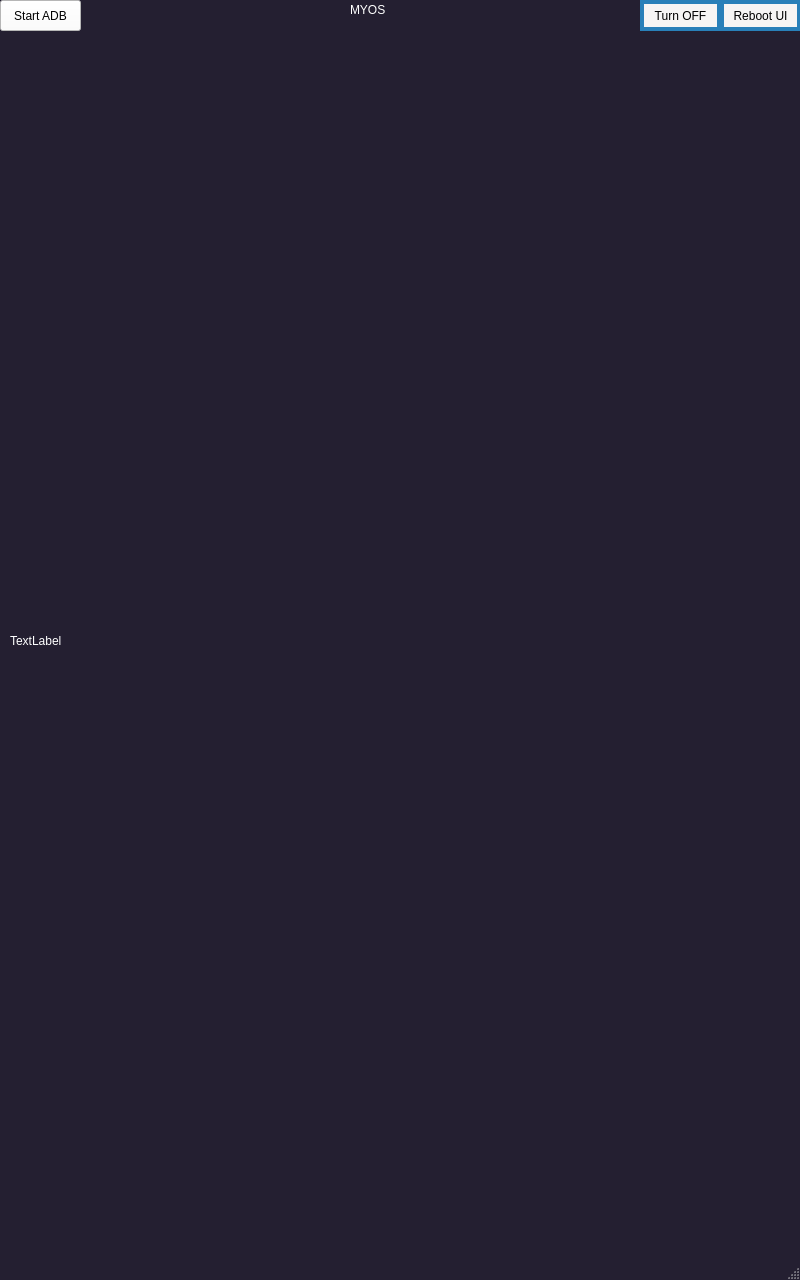
<?xml version="1.0" encoding="UTF-8"?>
<ui version="4.0">
 <class>MainWindow</class>
 <widget class="QMainWindow" name="MainWindow">
  <property name="geometry">
   <rect>
    <x>0</x>
    <y>0</y>
    <width>800</width>
    <height>1280</height>
   </rect>
  </property>
  <property name="minimumSize">
   <size>
    <width>800</width>
    <height>1280</height>
   </size>
  </property>
  <property name="maximumSize">
   <size>
    <width>800</width>
    <height>1280</height>
   </size>
  </property>
  <property name="palette">
   <palette>
    <active>
     <colorrole role="WindowText">
      <brush brushstyle="SolidPattern">
       <color alpha="255">
        <red>255</red>
        <green>255</green>
        <blue>255</blue>
       </color>
      </brush>
     </colorrole>
     <colorrole role="Button">
      <brush brushstyle="SolidPattern">
       <color alpha="255">
        <red>36</red>
        <green>31</green>
        <blue>49</blue>
       </color>
      </brush>
     </colorrole>
     <colorrole role="Light">
      <brush brushstyle="SolidPattern">
       <color alpha="255">
        <red>54</red>
        <green>46</green>
        <blue>73</blue>
       </color>
      </brush>
     </colorrole>
     <colorrole role="Midlight">
      <brush brushstyle="SolidPattern">
       <color alpha="255">
        <red>45</red>
        <green>38</green>
        <blue>61</blue>
       </color>
      </brush>
     </colorrole>
     <colorrole role="Dark">
      <brush brushstyle="SolidPattern">
       <color alpha="255">
        <red>18</red>
        <green>15</green>
        <blue>24</blue>
       </color>
      </brush>
     </colorrole>
     <colorrole role="Mid">
      <brush brushstyle="SolidPattern">
       <color alpha="255">
        <red>24</red>
        <green>21</green>
        <blue>33</blue>
       </color>
      </brush>
     </colorrole>
     <colorrole role="Text">
      <brush brushstyle="SolidPattern">
       <color alpha="255">
        <red>255</red>
        <green>255</green>
        <blue>255</blue>
       </color>
      </brush>
     </colorrole>
     <colorrole role="BrightText">
      <brush brushstyle="SolidPattern">
       <color alpha="255">
        <red>255</red>
        <green>255</green>
        <blue>255</blue>
       </color>
      </brush>
     </colorrole>
     <colorrole role="ButtonText">
      <brush brushstyle="SolidPattern">
       <color alpha="255">
        <red>255</red>
        <green>255</green>
        <blue>255</blue>
       </color>
      </brush>
     </colorrole>
     <colorrole role="Base">
      <brush brushstyle="SolidPattern">
       <color alpha="255">
        <red>0</red>
        <green>0</green>
        <blue>0</blue>
       </color>
      </brush>
     </colorrole>
     <colorrole role="Window">
      <brush brushstyle="SolidPattern">
       <color alpha="255">
        <red>36</red>
        <green>31</green>
        <blue>49</blue>
       </color>
      </brush>
     </colorrole>
     <colorrole role="Shadow">
      <brush brushstyle="SolidPattern">
       <color alpha="255">
        <red>0</red>
        <green>0</green>
        <blue>0</blue>
       </color>
      </brush>
     </colorrole>
     <colorrole role="AlternateBase">
      <brush brushstyle="SolidPattern">
       <color alpha="255">
        <red>18</red>
        <green>15</green>
        <blue>24</blue>
       </color>
      </brush>
     </colorrole>
     <colorrole role="ToolTipBase">
      <brush brushstyle="SolidPattern">
       <color alpha="255">
        <red>255</red>
        <green>255</green>
        <blue>220</blue>
       </color>
      </brush>
     </colorrole>
     <colorrole role="ToolTipText">
      <brush brushstyle="SolidPattern">
       <color alpha="255">
        <red>0</red>
        <green>0</green>
        <blue>0</blue>
       </color>
      </brush>
     </colorrole>
     <colorrole role="PlaceholderText">
      <brush brushstyle="SolidPattern">
       <color alpha="128">
        <red>255</red>
        <green>255</green>
        <blue>255</blue>
       </color>
      </brush>
     </colorrole>
    </active>
    <inactive>
     <colorrole role="WindowText">
      <brush brushstyle="SolidPattern">
       <color alpha="255">
        <red>255</red>
        <green>255</green>
        <blue>255</blue>
       </color>
      </brush>
     </colorrole>
     <colorrole role="Button">
      <brush brushstyle="SolidPattern">
       <color alpha="255">
        <red>36</red>
        <green>31</green>
        <blue>49</blue>
       </color>
      </brush>
     </colorrole>
     <colorrole role="Light">
      <brush brushstyle="SolidPattern">
       <color alpha="255">
        <red>54</red>
        <green>46</green>
        <blue>73</blue>
       </color>
      </brush>
     </colorrole>
     <colorrole role="Midlight">
      <brush brushstyle="SolidPattern">
       <color alpha="255">
        <red>45</red>
        <green>38</green>
        <blue>61</blue>
       </color>
      </brush>
     </colorrole>
     <colorrole role="Dark">
      <brush brushstyle="SolidPattern">
       <color alpha="255">
        <red>18</red>
        <green>15</green>
        <blue>24</blue>
       </color>
      </brush>
     </colorrole>
     <colorrole role="Mid">
      <brush brushstyle="SolidPattern">
       <color alpha="255">
        <red>24</red>
        <green>21</green>
        <blue>33</blue>
       </color>
      </brush>
     </colorrole>
     <colorrole role="Text">
      <brush brushstyle="SolidPattern">
       <color alpha="255">
        <red>255</red>
        <green>255</green>
        <blue>255</blue>
       </color>
      </brush>
     </colorrole>
     <colorrole role="BrightText">
      <brush brushstyle="SolidPattern">
       <color alpha="255">
        <red>255</red>
        <green>255</green>
        <blue>255</blue>
       </color>
      </brush>
     </colorrole>
     <colorrole role="ButtonText">
      <brush brushstyle="SolidPattern">
       <color alpha="255">
        <red>255</red>
        <green>255</green>
        <blue>255</blue>
       </color>
      </brush>
     </colorrole>
     <colorrole role="Base">
      <brush brushstyle="SolidPattern">
       <color alpha="255">
        <red>0</red>
        <green>0</green>
        <blue>0</blue>
       </color>
      </brush>
     </colorrole>
     <colorrole role="Window">
      <brush brushstyle="SolidPattern">
       <color alpha="255">
        <red>36</red>
        <green>31</green>
        <blue>49</blue>
       </color>
      </brush>
     </colorrole>
     <colorrole role="Shadow">
      <brush brushstyle="SolidPattern">
       <color alpha="255">
        <red>0</red>
        <green>0</green>
        <blue>0</blue>
       </color>
      </brush>
     </colorrole>
     <colorrole role="AlternateBase">
      <brush brushstyle="SolidPattern">
       <color alpha="255">
        <red>18</red>
        <green>15</green>
        <blue>24</blue>
       </color>
      </brush>
     </colorrole>
     <colorrole role="ToolTipBase">
      <brush brushstyle="SolidPattern">
       <color alpha="255">
        <red>255</red>
        <green>255</green>
        <blue>220</blue>
       </color>
      </brush>
     </colorrole>
     <colorrole role="ToolTipText">
      <brush brushstyle="SolidPattern">
       <color alpha="255">
        <red>0</red>
        <green>0</green>
        <blue>0</blue>
       </color>
      </brush>
     </colorrole>
     <colorrole role="PlaceholderText">
      <brush brushstyle="SolidPattern">
       <color alpha="128">
        <red>255</red>
        <green>255</green>
        <blue>255</blue>
       </color>
      </brush>
     </colorrole>
    </inactive>
    <disabled>
     <colorrole role="WindowText">
      <brush brushstyle="SolidPattern">
       <color alpha="255">
        <red>18</red>
        <green>15</green>
        <blue>24</blue>
       </color>
      </brush>
     </colorrole>
     <colorrole role="Button">
      <brush brushstyle="SolidPattern">
       <color alpha="255">
        <red>36</red>
        <green>31</green>
        <blue>49</blue>
       </color>
      </brush>
     </colorrole>
     <colorrole role="Light">
      <brush brushstyle="SolidPattern">
       <color alpha="255">
        <red>54</red>
        <green>46</green>
        <blue>73</blue>
       </color>
      </brush>
     </colorrole>
     <colorrole role="Midlight">
      <brush brushstyle="SolidPattern">
       <color alpha="255">
        <red>45</red>
        <green>38</green>
        <blue>61</blue>
       </color>
      </brush>
     </colorrole>
     <colorrole role="Dark">
      <brush brushstyle="SolidPattern">
       <color alpha="255">
        <red>18</red>
        <green>15</green>
        <blue>24</blue>
       </color>
      </brush>
     </colorrole>
     <colorrole role="Mid">
      <brush brushstyle="SolidPattern">
       <color alpha="255">
        <red>24</red>
        <green>21</green>
        <blue>33</blue>
       </color>
      </brush>
     </colorrole>
     <colorrole role="Text">
      <brush brushstyle="SolidPattern">
       <color alpha="255">
        <red>18</red>
        <green>15</green>
        <blue>24</blue>
       </color>
      </brush>
     </colorrole>
     <colorrole role="BrightText">
      <brush brushstyle="SolidPattern">
       <color alpha="255">
        <red>255</red>
        <green>255</green>
        <blue>255</blue>
       </color>
      </brush>
     </colorrole>
     <colorrole role="ButtonText">
      <brush brushstyle="SolidPattern">
       <color alpha="255">
        <red>18</red>
        <green>15</green>
        <blue>24</blue>
       </color>
      </brush>
     </colorrole>
     <colorrole role="Base">
      <brush brushstyle="SolidPattern">
       <color alpha="255">
        <red>36</red>
        <green>31</green>
        <blue>49</blue>
       </color>
      </brush>
     </colorrole>
     <colorrole role="Window">
      <brush brushstyle="SolidPattern">
       <color alpha="255">
        <red>36</red>
        <green>31</green>
        <blue>49</blue>
       </color>
      </brush>
     </colorrole>
     <colorrole role="Shadow">
      <brush brushstyle="SolidPattern">
       <color alpha="255">
        <red>0</red>
        <green>0</green>
        <blue>0</blue>
       </color>
      </brush>
     </colorrole>
     <colorrole role="AlternateBase">
      <brush brushstyle="SolidPattern">
       <color alpha="255">
        <red>36</red>
        <green>31</green>
        <blue>49</blue>
       </color>
      </brush>
     </colorrole>
     <colorrole role="ToolTipBase">
      <brush brushstyle="SolidPattern">
       <color alpha="255">
        <red>255</red>
        <green>255</green>
        <blue>220</blue>
       </color>
      </brush>
     </colorrole>
     <colorrole role="ToolTipText">
      <brush brushstyle="SolidPattern">
       <color alpha="255">
        <red>0</red>
        <green>0</green>
        <blue>0</blue>
       </color>
      </brush>
     </colorrole>
     <colorrole role="PlaceholderText">
      <brush brushstyle="SolidPattern">
       <color alpha="128">
        <red>255</red>
        <green>255</green>
        <blue>255</blue>
       </color>
      </brush>
     </colorrole>
    </disabled>
   </palette>
  </property>
  <property name="windowTitle">
   <string>MainWindow</string>
  </property>
  <widget class="QWidget" name="centralwidget">
   <widget class="QLabel" name="label">
    <property name="geometry">
     <rect>
      <x>350</x>
      <y>0</y>
      <width>91</width>
      <height>19</height>
     </rect>
    </property>
    <property name="text">
     <string>MYOS</string>
    </property>
   </widget>
   <widget class="QPushButton" name="off">
    <property name="geometry">
     <rect>
      <x>720</x>
      <y>0</y>
      <width>81</width>
      <height>31</height>
     </rect>
    </property>
    <property name="styleSheet">
     <string notr="true">border-radius: 100px;
background-color:rgb(246, 245, 244);
 border: 4px solid #2980b9
</string>
    </property>
    <property name="text">
     <string>Reboot UI</string>
    </property>
   </widget>
   <widget class="QPushButton" name="adb">
    <property name="geometry">
     <rect>
      <x>0</x>
      <y>0</y>
      <width>81</width>
      <height>31</height>
     </rect>
    </property>
    <property name="styleSheet">
     <string notr="true">background-color:white;
</string>
    </property>
    <property name="text">
     <string>Start ADB</string>
    </property>
   </widget>
   <widget class="QPushButton" name="off_2">
    <property name="geometry">
     <rect>
      <x>640</x>
      <y>0</y>
      <width>81</width>
      <height>31</height>
     </rect>
    </property>
    <property name="styleSheet">
     <string notr="true">border-radius: 100px;
background-color:rgb(246, 245, 244);
 border: 4px solid #2980b9
</string>
    </property>
    <property name="text">
     <string>Turn OFF</string>
    </property>
   </widget>
   <widget class="QLabel" name="label_2">
    <property name="geometry">
     <rect>
      <x>10</x>
      <y>50</y>
      <width>771</width>
      <height>1181</height>
     </rect>
    </property>
    <property name="text">
     <string>TextLabel</string>
    </property>
   </widget>
  </widget>
  <widget class="QStatusBar" name="statusbar"/>
 </widget>
 <resources/>
 <connections/>
</ui>
